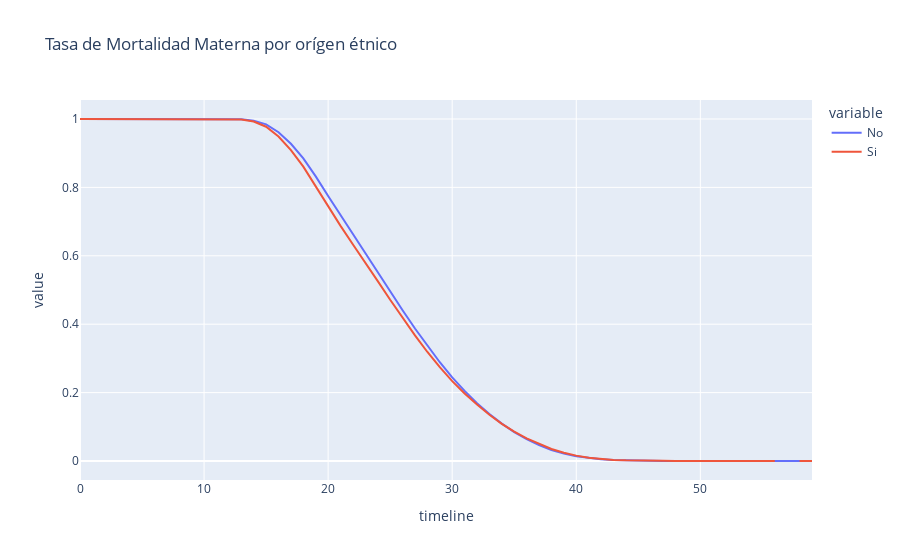

Here is the notebook cell this chart was saved with:
### Code cell
rates, logrank = survival(data_indigena, 'SECONSIDERAINDIGENA', 'EDAD', 'SOBREVIVIOPARTO')
print(logrank)
rates.plot(kind='line',
           title='Tasa de Mortalidad Materna por orígen étnico')

### Figure 1 — Plotly figure (JSON) as saved in the notebook; plotly's stock layout.template omitted (floating-point values rounded to 4 significant figures)
{"data": [{"hovertemplate": "variable=No<br>timeline=%{x}<br>value=%{y}<extra></extra>", "legendgroup": "No", "line": {"color": "#636efa", "dash": "solid"}, "mode": "lines", "name": "No", "orientation": "v", "showlegend": true, "type": "scatter", "x": [0, 9, 10, 11, 12, 13, 14, 15, 16, 17, 18, 19, 20, 21, 22, 23, 24, 25, 26, 27, 28, 29, 30, 31, 32, 33, 34, 35, 36, 37, 38, 39, 40, 41, 42, 43, 44, 45, 46, 47, 48, 49, 50, 51, 52, 53, 54, 55, 56, 57, 58, 59], "xaxis": "x", "y": [1, 1.0, 1.0, 0.9999, 0.9998, 0.999, 0.9952, 0.9842, 0.9614, 0.9276, 0.8849, 0.8321, 0.7749, 0.7188, 0.6634, 0.6088, 0.5528, 0.4963, 0.4408, 0.3873, 0.3363, 0.2887, 0.2443, 0.205, 0.1691, 0.1373, 0.1094, 0.0847, 0.06376, 0.0463, 0.03229, 0.0216, 0.01375, 0.008404, 0.004901, 0.002742, 0.001473, 0.0008088, 0.0005016, 0.0003209, 0.0002164, 0.0001532, 0.0001101, 7.881e-05, 5.192e-05, 3.378e-05, 2.69e-05, 2.127e-05, 1.188e-05, 8.131e-06, 2.502e-06, 0], "yaxis": "y"}, {"hovertemplate": "variable=Si<br>timeline=%{x}<br>value=%{y}<extra></extra>", "legendgroup": "Si", "line": {"color": "#EF553B", "dash": "solid"}, "mode": "lines", "name": "Si", "orientation": "v", "showlegend": true, "type": "scatter", "x": [0, 9, 10, 11, 12, 13, 14, 15, 16, 17, 18, 19, 20, 21, 22, 23, 24, 25, 26, 27, 28, 29, 30, 31, 32, 33, 34, 35, 36, 37, 38, 39, 40, 41, 42, 43, 44, 45, 46, 47, 48, 49, 50, 51, 52, 53, 54, 55, 56, 57, 58, 59], "xaxis": "x", "y": [1, 1.0, 1.0, 0.9998, 0.9996, 0.9982, 0.9926, 0.9774, 0.9488, 0.9088, 0.8607, 0.8032, 0.7432, 0.6875, 0.633, 0.5808, 0.526, 0.4714, 0.4179, 0.3673, 0.3188, 0.2742, 0.2334, 0.1974, 0.1652, 0.1351, 0.1086, 0.08591, 0.06619, 0.04965, 0.03501, 0.02411, 0.0157, 0.009814, 0.005789, 0.003266, 0.001898, 0.0009253, 0.0005773, 0.0003717, 0.0002847, 0.0002214, 0.0001819, 0.0001423, 0.0001186, 9.49e-05, 5.536e-05, 2.372e-05, 1.582e-05, null, 7.908e-06, 0], "yaxis": "y"}], "layout": {"legend": {"title": {"text": "variable"}, "tracegroupgap": 0}, "title": {"text": "Tasa de Mortalidad Materna por orígen étnico"}, "xaxis": {"anchor": "y", "domain": [0, 1], "title": {"text": "timeline"}}, "yaxis": {"anchor": "x", "domain": [0, 1], "title": {"text": "value"}}}}
